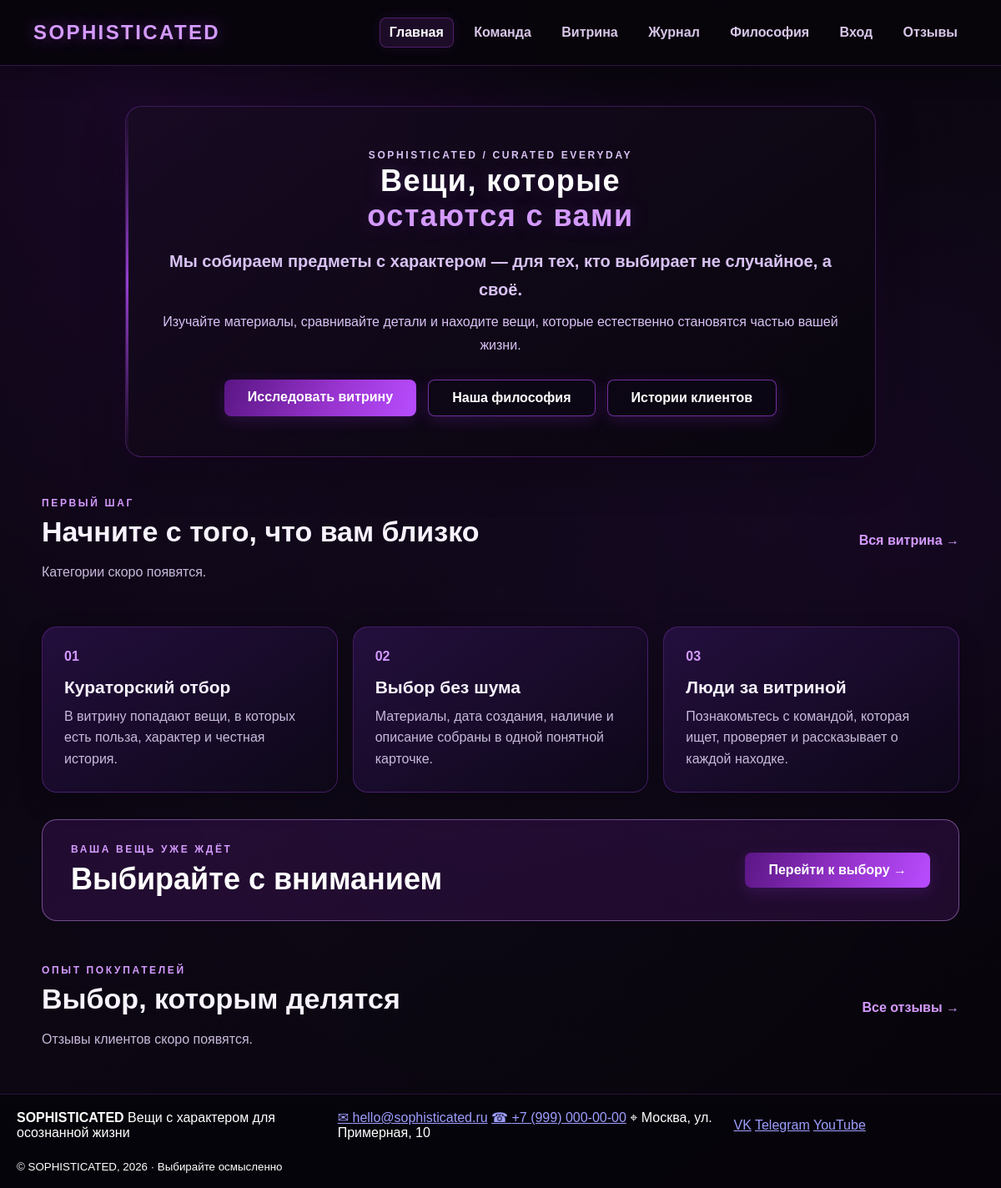
Before: / with the older database file.
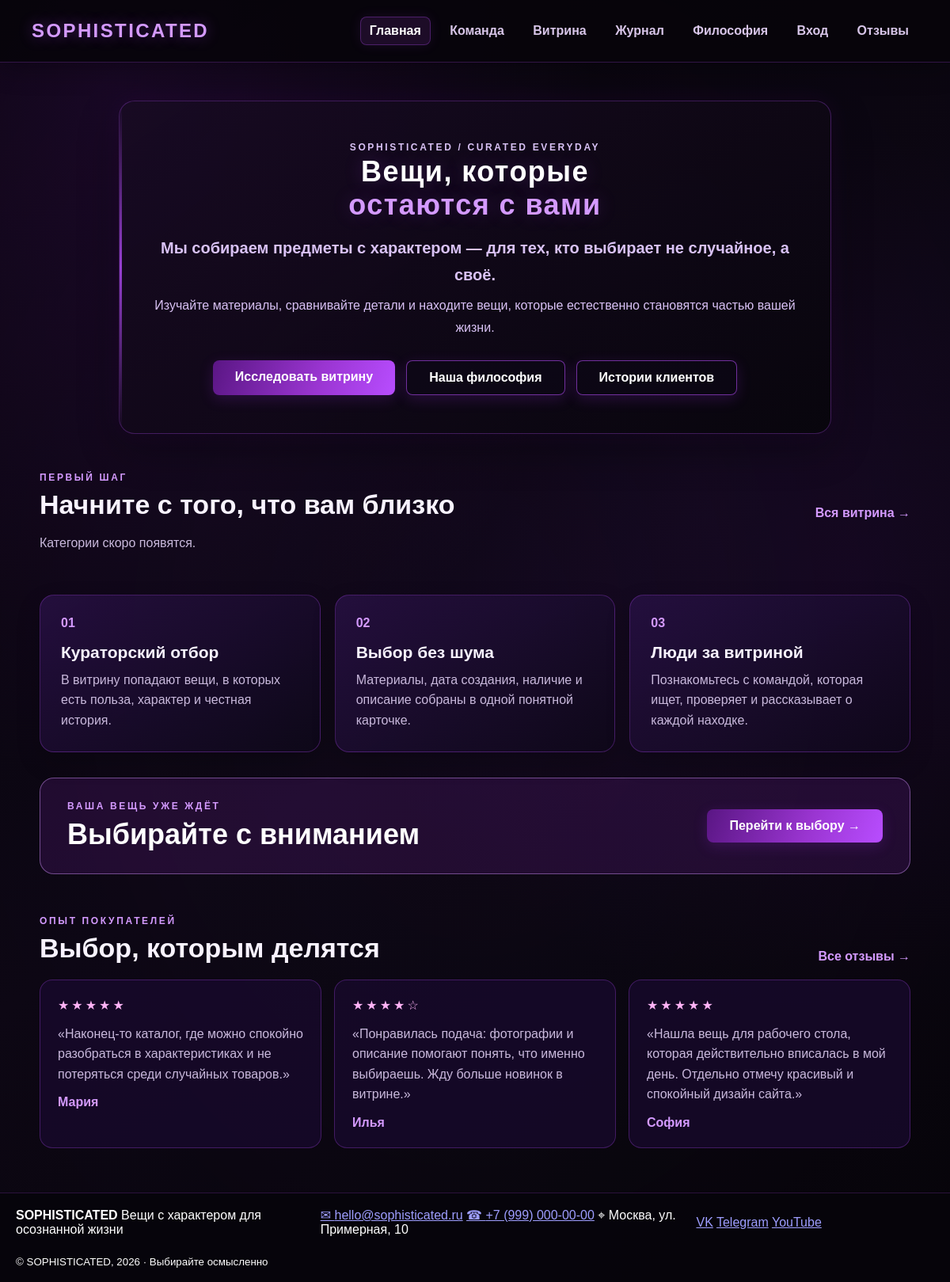
After: the same page with the newer database file.
### hello/models.py (models this page shows, shortened)
class Review(models.Model):
    RATING_CHOICES = [(i, f"{i} ⭐") for i in range(1, 6)]
    name = models.CharField(max_length=100, verbose_name="Ваше имя")
    rating = models.IntegerField(choices=RATING_CHOICES, verbose_name="Оценка")
    text = models.TextField(verbose_name="Текст отзыва")
    created_at = models.DateTimeField(auto_now_add=True, verbose_name="Дата публикации")
    class Meta:
        db_table = 'hello_reviews'
        verbose_name = "Отзыв"
        verbose_name_plural = "Отзывы"
        ordering = ['-created_at'] # Сортировка: новые сверху

### hello/views.py (the view)
# urls.py: path('', views.index, name='index'),
def index(request):
    featured_categories = Category.objects.order_by('name')[:6]
    latest_reviews = Review.objects.all()[:3]
    return render(request, "index.html", {
        'featured_categories': featured_categories,
        'latest_reviews': latest_reviews,
    })

### hello/context_processors.py (called while the page is built)
def site_contacts(request):
    return {'SITE_CONTACTS': {
        'email': settings.SITE_EMAIL, 'phone': settings.SITE_PHONE,
        'address': settings.SITE_ADDRESS, 'vk': settings.SITE_VK,
        'telegram': settings.SITE_TELEGRAM, 'youtube': settings.SITE_YOUTUBE,
    }}

### hello/templates/index.html (shortened to what this page needs)
{% extends 'base.html' %}
{% block content %}
<section class="home-hero">
    <p class="home-kicker">SOPHISTICATED / CURATED EVERYDAY</p>
    <h1>Вещи, которые<br><span>остаются с вами</span></h1>
    <p class="home-lead">Мы собираем предметы с характером — для тех, кто выбирает не случайное, а своё.</p>
    <p>Изучайте материалы, сравнивайте детали и находите вещи, которые естественно становятся частью вашей жизни.</p>
    <div class="home-links">
        <a class="home-btn" href="{% url 'products' %}">Исследовать витрину</a>
        <a class="home-btn home-btn--ghost" href="{% url 'weo' %}">Наша философия</a>
        <a class="home-btn home-btn--ghost" href="{% url 'reviews' %}">Истории клиентов</a>
    </div>
</section>
<section class="home-section home-section--categories">
    <div class="home-section__heading">
        <div>
            <p class="home-kicker">ПЕРВЫЙ ШАГ</p>
            <h2>Начните с того, что вам близко</h2>
        </div>
        <a class="home-section__link" href="{% url 'products' %}">Вся витрина →</a>
    </div>
    <div class="home-category-grid">
        {% for cat in featured_categories %}
            <a class="home-category-card" href="{% url 'products' %}?category_id={{ cat.id }}">
                <span>0{{ forloop.counter }}</span>
                <strong>{{ cat.name }}</strong>
                <small>{{ cat.coment|truncatechars:75 }}</small>
            </a>
        {% empty %}
            <p>Категории скоро появятся.</p>
        {% endfor %}
    </div>
</section>
<section class="home-features" aria-label="Преимущества">
    <article class="home-feature-card">
        <span class="home-feature-card__number">01</span>
        <h2>Кураторский отбор</h2>
        <p>В витрину попадают вещи, в которых есть польза, характер и честная история.</p>
    </article>
    <article class="home-feature-card">
        <span class="home-feature-card__number">02</span>
        <h2>Выбор без шума</h2>
        <p>Материалы, дата создания, наличие и описание собраны в одной понятной карточке.</p>
    </article>
    <article class="home-feature-card">
        <span class="home-feature-card__number">03</span>
        <h2>Люди за витриной</h2>
        <p>Познакомьтесь с командой, которая ищет, проверяет и рассказывает о каждой находке.</p>
    </article>
</section>
<section class="home-callout">
    <div>
        <p class="home-kicker">ВАША ВЕЩЬ УЖЕ ЖДЁТ</p>
        <h2>Выбирайте с вниманием</h2>
    </div>
        <a class="home-btn" href="{% url 'products' %}">Перейти к выбору →</a>
</section>
<section class="home-section home-reviews-preview">
    <div class="home-section__heading">
        <div>
            <p class="home-kicker">ОПЫТ ПОКУПАТЕЛЕЙ</p>
            <h2>Выбор, которым делятся</h2>
        </div>
        <a class="home-section__link" href="{% url 'reviews' %}">Все отзывы →</a>
    </div>
    <div class="home-review-grid">
        {% for review in latest_reviews %}
            <article class="home-review-card">
                <div class="home-review-card__rating">{% for star in "12345" %}{% if forloop.counter <= review.rating %}★{% else %}☆{% endif %}{% endfor %}</div>
                <p>«{{ review.text|truncatechars:150 }}»</p>
                <strong>{{ review.name }}</strong>
            </article>
        {% empty %}
            <p>Отзывы клиентов скоро появятся.</p>
        {% endfor %}
    </div>
</section>
{% endblock %}

### hello/templates/base.html (shortened to what this page needs)
{% load static %}
<!DOCTYPE html>
<html lang="ru">
<head>
  <link rel="stylesheet" href="{% static 'css/style.css' %}">
</head>
<body>
  <div class="header">
      <div class="logo">
          <a href="{% url 'index' %}"><p>SOPHISTICATED</p></a>
      </div>
      <div class="menu">
          {% with current=request.resolver_match.url_name %}
          <a href="{% url 'index' %}"{% if current == 'index' %} class="active"{% endif %}>Главная</a>
          <a href="{% url 'news' %}"{% if current == 'news' %} class="active"{% endif %}>Команда</a>
          <a href="{% url 'products' %}"{% if current == 'products' %} class="active"{% endif %}>Витрина</a>
          <a href="{% url 'blog' %}"{% if current == 'blog' %} class="active"{% endif %}>Журнал</a>
          <a href="{% url 'weo' %}"{% if current == 'weo' %} class="active"{% endif %}>Философия</a>
          {% if user.is_authenticated %}
          <a href="{% url 'account' %}"{% if current == 'account' %} class="active"{% endif %}>Аккаунт</a>
          {% else %}
          <a href="{% url 'vhod' %}"{% if current == 'vhod' or current == 'reg' %} class="active"{% endif %}>Вход</a>
          {% endif %}
           <a href="{% url 'reviews' %}"{% if current == 'reviews' %} class="active"{% endif %}>Отзывы</a>
          {% endwith %}
      </div>
  </div>
  <main>
    {% block content %}{% endblock %}
  </main>
  <footer class="site-footer">
    <div class="site-footer__brand">
      <strong>SOPHISTICATED</strong>
       <span>Вещи с характером для осознанной жизни</span>
    </div>
    <div class="site-footer__contacts">
      <a href="mailto:{{ SITE_CONTACTS.email }}">✉ {{ SITE_CONTACTS.email }}</a>
      <a href="tel:{{ SITE_CONTACTS.phone }}">☎ {{ SITE_CONTACTS.phone }}</a>
      <span>⌖ {{ SITE_CONTACTS.address }}</span>
    </div>
    <div class="site-footer__socials" aria-label="Социальные сети">
      <a href="{{ SITE_CONTACTS.vk }}" target="_blank" rel="noopener noreferrer">VK</a>
      <a href="{{ SITE_CONTACTS.telegram }}" target="_blank" rel="noopener noreferrer">Telegram</a>
      <a href="{{ SITE_CONTACTS.youtube }}" target="_blank" rel="noopener noreferrer">YouTube</a>
    </div>
    <small>© SOPHISTICATED, 2026 · Выбирайте осмысленно</small>
  </footer>
</body>
</html>

Changed rows visible on the page:
added Review: rating 5 (drawn), text "Наконец-то каталог, где можно спокойно разобраться в характеристиках и не потеряться среди случайных товаров.", name "Мария"
added Review: rating 4 (drawn), text "Понравилась подача: фотографии и описание помогают понять, что именно выбираешь. Жду больше новинок в витрине.", name "Илья"
added Review: rating 5 (drawn), text "Нашла вещь для рабочего стола, которая действительно вписалась в мой день. Отдельно отмечу красивый и спокойный дизайн сайта.", name "София"
Other visible differences:
text no longer shown: "Отзывы клиентов скоро появятся."
